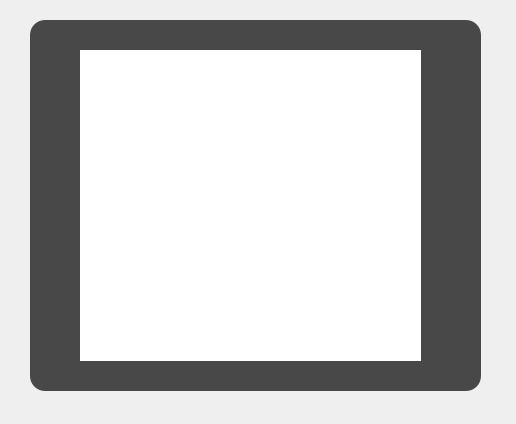
<?xml version="1.0" encoding="UTF-8"?>
<ui version="4.0">
 <class>TypeLogementUtilisateur</class>
 <widget class="QDialog" name="TypeLogementUtilisateur">
  <property name="geometry">
   <rect>
    <x>0</x>
    <y>0</y>
    <width>516</width>
    <height>424</height>
   </rect>
  </property>
  <property name="windowTitle">
   <string> Hotel</string>
  </property>
  <property name="windowIcon">
   <iconset resource="image.qrc">
    <normaloff>:/projetimages/projetimages/e.png</normaloff>:/projetimages/projetimages/e.png</iconset>
  </property>
  <property name="styleSheet">
   <string notr="true">QTableView {
 selection-background-color:red;
border-radius:15px;
}

QDialog
{
		background-image: url(:/projetimages/projetimages/a.jpg);

}
*{
font-family:centry gothlic ;
font-size:15px;
}
#frame
{

	background:rgba(0,0,0,0.7);
border-radius:15px;
}
 
QLabel
{
color:white;
background:transparent;

}


QLineEdit
{
background:transparent;
border:none;
color:#717072;
border-bottom:1px solid #717072;
}</string>
  </property>
  <widget class="QFrame" name="frame">
   <property name="geometry">
    <rect>
     <x>30</x>
     <y>20</y>
     <width>451</width>
     <height>371</height>
    </rect>
   </property>
   <property name="frameShape">
    <enum>QFrame::StyledPanel</enum>
   </property>
   <property name="frameShadow">
    <enum>QFrame::Raised</enum>
   </property>
   <widget class="QTableView" name="tableViewtypelogutil">
    <property name="geometry">
     <rect>
      <x>50</x>
      <y>30</y>
      <width>341</width>
      <height>311</height>
     </rect>
    </property>
   </widget>
  </widget>
 </widget>
 <resources>
  <include location="image.qrc"/>
 </resources>
 <connections/>
</ui>
